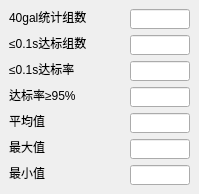
     <widget class="QWidget" name="page_4">
      <widget class="QLabel" name="label_67">
       <property name="geometry">
        <rect>
         <x>9</x>
         <y>9</y>
         <width>91</width>
         <height>16</height>
        </rect>
       </property>
       <property name="text">
        <string>40gal统计组数</string>
       </property>
      </widget>
      <widget class="QLineEdit" name="s_40gal_sendtime_sum">
       <property name="geometry">
        <rect>
         <x>130</x>
         <y>9</y>
         <width>60</width>
         <height>20</height>
        </rect>
       </property>
       <property name="readOnly">
        <bool>true</bool>
       </property>
      </widget>
      <widget class="QLabel" name="label_75">
       <property name="geometry">
        <rect>
         <x>9</x>
         <y>35</y>
         <width>80</width>
         <height>16</height>
        </rect>
       </property>
       <property name="text">
        <string>≤0.1s达标组数</string>
       </property>
      </widget>
      <widget class="QLineEdit" name="s_40gal_sendtime_le_cnt">
       <property name="geometry">
        <rect>
         <x>130</x>
         <y>35</y>
         <width>60</width>
         <height>20</height>
        </rect>
       </property>
       <property name="readOnly">
        <bool>true</bool>
       </property>
      </widget>
      <widget class="QLabel" name="label_81">
       <property name="geometry">
        <rect>
         <x>9</x>
         <y>61</y>
         <width>68</width>
         <height>16</height>
        </rect>
       </property>
       <property name="text">
        <string>≤0.1s达标率</string>
       </property>
      </widget>
      <widget class="QLineEdit" name="s_40gal_sendtime_le_rate">
       <property name="geometry">
        <rect>
         <x>130</x>
         <y>61</y>
         <width>60</width>
         <height>20</height>
        </rect>
       </property>
       <property name="readOnly">
        <bool>true</bool>
       </property>
      </widget>
      <widget class="QLabel" name="label_82">
       <property name="geometry">
        <rect>
         <x>9</x>
         <y>87</y>
         <width>70</width>
         <height>16</height>
        </rect>
       </property>
       <property name="text">
        <string>达标率≥95%</string>
       </property>
      </widget>
      <widget class="QLineEdit" name="s_40gal_sendtime_pass">
       <property name="geometry">
        <rect>
         <x>130</x>
         <y>87</y>
         <width>60</width>
         <height>20</height>
        </rect>
       </property>
      </widget>
      <widget class="QLabel" name="label_83">
       <property name="geometry">
        <rect>
         <x>9</x>
         <y>113</y>
         <width>36</width>
         <height>16</height>
        </rect>
       </property>
       <property name="text">
        <string>平均值</string>
       </property>
      </widget>
      <widget class="QLineEdit" name="s_40gal_sendtime_avg">
       <property name="geometry">
        <rect>
         <x>130</x>
         <y>113</y>
         <width>60</width>
         <height>20</height>
        </rect>
       </property>
      </widget>
      <widget class="QLabel" name="label_84">
       <property name="geometry">
        <rect>
         <x>9</x>
         <y>139</y>
         <width>36</width>
         <height>16</height>
        </rect>
       </property>
       <property name="text">
        <string>最大值</string>
       </property>
      </widget>
      <widget class="QLineEdit" name="s_40gal_sendtime_max">
       <property name="geometry">
        <rect>
         <x>130</x>
         <y>139</y>
         <width>60</width>
         <height>20</height>
        </rect>
       </property>
      </widget>
      <widget class="QLabel" name="label_85">
       <property name="geometry">
        <rect>
         <x>9</x>
         <y>165</y>
         <width>36</width>
         <height>16</height>
        </rect>
       </property>
       <property name="text">
        <string>最小值</string>
       </property>
      </widget>
      <widget class="QLineEdit" name="s_40gal_sendtime_min">
       <property name="geometry">
        <rect>
         <x>130</x>
         <y>165</y>
         <width>60</width>
         <height>20</height>
        </rect>
       </property>
      </widget>
     </widget>
